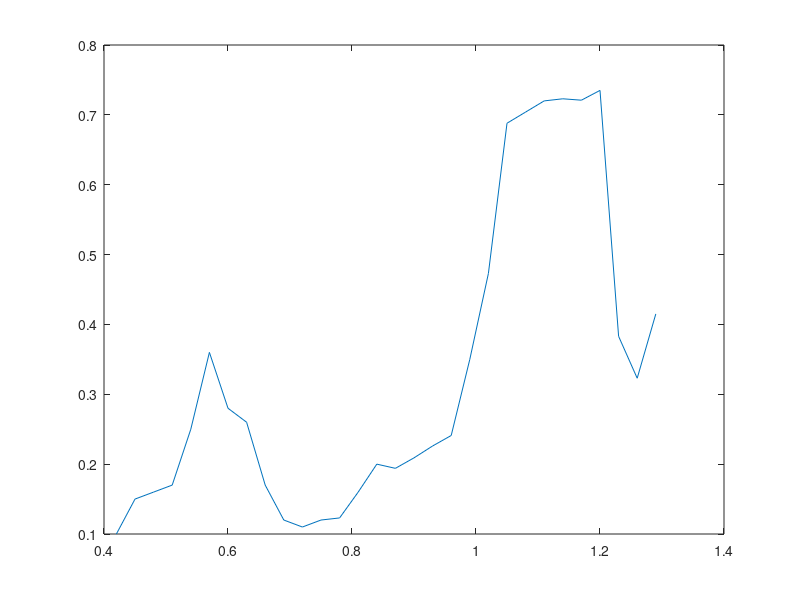

The MATLAB script that drew this image:
clear;
clc;
data=[0.100,0.150,0.160,0.170,0.250,0.360,0.280,0.260,0.170,0.120,...
    0.110,0.120,0.123,0.160,0.200,0.194,0.209,0.226,0.241,0.350,0.473,...
    0.688,0.704,0.720,0.723,0.721,0.735,0.383,0.323,0.415];
x=0.42:0.03:1.29;
plot(x,data);   %绘制光谱曲线
hold on;

i=1;
n=1;
k1=[];
x2=[];
data2=[];
    while i<30
        i=i+1;
        k=(data(i)-data(n))./(x(i)-x(n));
        k1=[k1 k];
    end
    j=find(k1==max(k1));
    x2=[x2 x(j)];
    data2=[data2 data(j)];
    i=j+1;
    n=j;